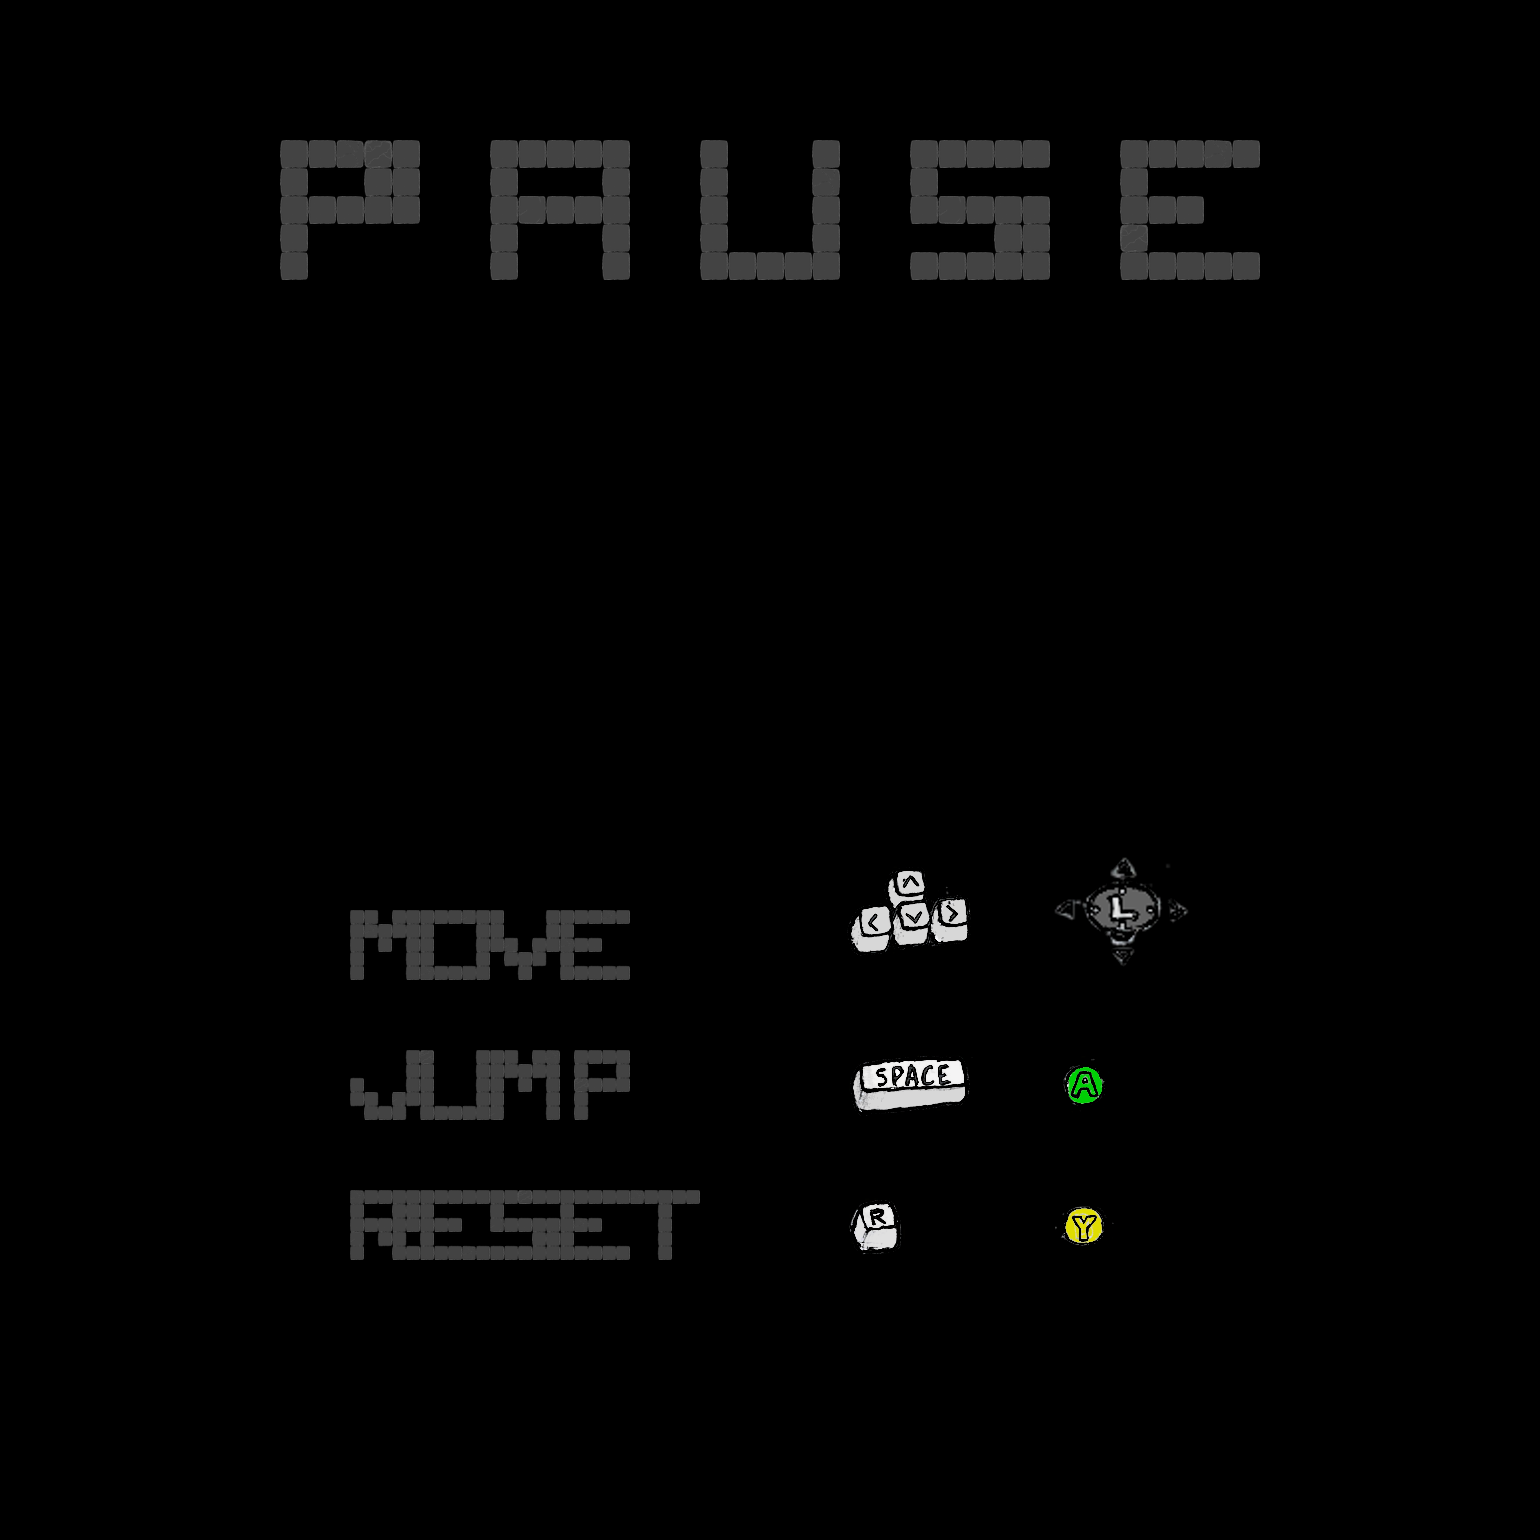

Rendered tile map (Tiled .tmx) drawn with the repository's tilesets; below, a short description and the full map source, tile grids included:
An orthogonal 22x22 tile map with 70x70 px tiles, 1 tile layer (Tile Layer 1), 3 tilesets.

<map version="1.0" orientation="orthogonal" renderorder="right-down" width="22" height="22" tilewidth="70" tileheight="70" nextobjectid="1">
 <tileset firstgid="1" name="text-medium" tilewidth="140" tileheight="140" spacing="28" margin="28" tilecount="81">
  <image source="../gfx/gui/text-medium.png" width="1540" height="1540" />
 </tileset>
 <tileset firstgid="82" name="text" tilewidth="70" tileheight="70" spacing="14" margin="14" tilecount="81">
  <image source="../gfx/gui/text.png" width="770" height="770" />
 </tileset>
 <tileset firstgid="163" name="buttons-sheet" tilewidth="70" tileheight="70" margin="10" tilecount="25">
  <image source="../gfx/gui/buttons-sheet.png" width="370" height="370" />
 </tileset>
 <layer name="Tile Layer 1" width="22" height="22">
  <data encoding="csv">
0,0,0,0,0,0,0,0,0,0,0,0,0,0,0,0,0,0,0,0,0,0,
0,0,0,0,0,0,0,0,0,0,0,0,0,0,0,0,0,0,0,0,0,0,
0,0,0,0,0,0,0,0,0,0,0,0,0,0,0,0,0,0,0,0,0,0,
0,0,0,0,19,0,0,20,0,0,21,0,0,22,0,0,23,0,0,0,0,0,
0,0,0,0,0,0,0,0,0,0,0,0,0,0,0,0,0,0,0,0,0,0,
0,0,0,0,0,0,0,0,0,0,0,0,0,0,0,0,0,0,0,0,0,0,
0,0,0,0,0,0,0,0,0,0,0,0,0,0,0,0,0,0,0,0,0,0,
0,0,0,0,0,0,0,0,0,0,0,0,0,0,0,0,0,0,0,0,0,0,
0,0,0,0,0,0,0,0,0,0,0,0,0,0,0,0,0,0,0,0,0,0,
0,0,0,0,0,0,0,0,0,0,0,0,0,0,0,0,0,0,0,0,0,0,
0,0,0,0,0,0,0,0,0,0,0,0,0,0,0,0,0,0,0,0,0,0,
0,0,0,0,0,0,0,0,0,0,0,0,0,0,0,0,0,0,0,0,0,0,
0,0,0,0,0,0,0,0,0,0,0,0,166,167,0,173,174,0,0,0,0,0,
0,0,0,0,0,109,110,111,112,0,0,0,171,172,0,178,179,0,0,0,0,0,
0,0,0,0,0,0,0,0,0,0,0,0,0,0,0,0,0,0,0,0,0,0,
0,0,0,0,0,118,119,120,121,113,0,0,168,169,0,163,0,0,0,0,0,0,
0,0,0,0,0,0,0,0,0,0,0,0,0,0,0,0,0,0,0,0,0,0,
0,0,0,0,0,127,128,129,130,131,0,0,170,0,0,164,0,0,0,0,0,0,
0,0,0,0,0,0,0,0,0,0,0,0,0,0,0,0,0,0,0,0,0,0,
0,0,0,0,0,0,0,0,0,0,0,0,0,0,0,0,0,0,0,0,0,0,
0,0,0,0,0,0,0,0,0,0,0,0,0,0,0,0,0,0,0,0,0,0,
0,0,0,0,0,0,0,0,0,0,0,0,0,0,0,0,0,0,0,0,0,0
</data>
 </layer>
</map>
